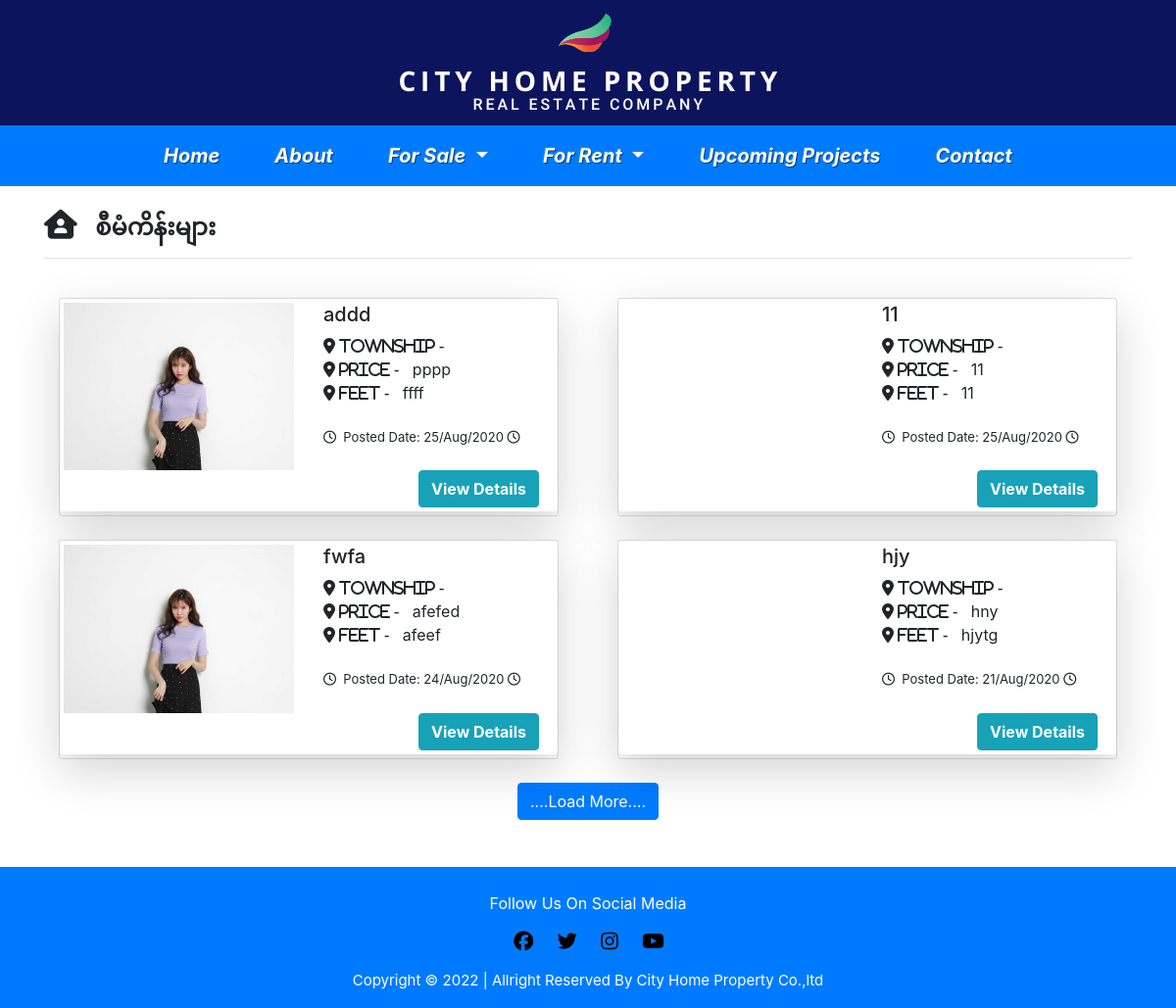
/project.php, run on the app's committed database.
### tables this page shows
CREATE TABLE `project` (
  `id` int(20) NOT NULL,
  `address` varchar(250) NOT NULL,
  `township` varchar(250) NOT NULL,
  `price` varchar(250) NOT NULL,
  `room` varchar(200) NOT NULL,
  `feet` varchar(12) NOT NULL,
  `description` text NOT NULL,
  `sold` int(2) NOT NULL DEFAULT '0',
  `img1` text NOT NULL,
  `img2` text NOT NULL,
  `img3` text NOT NULL,
  `img4` text NOT NULL,
  `img5` text NOT NULL,
  `img6` text NOT NULL,
  `img7` text NOT NULL,
  `created` timestamp NOT NULL DEFAULT CURRENT_TIMESTAMP,
  `updated` timestamp NOT NULL DEFAULT CURRENT_TIMESTAMP
);

### project.php (the view, shortened to what this page needs)
<!DOCTYPE html>
<html lang="en">
<head>
  <?php
    include('pages/head.php');
      require_once('cityhome-admin/db.php');
      $sql = "SELECT * FROM project ORDER BY id DESC LIMIT 4";
      $projectQ = mysqli_query($dbcon,$sql);
  ?>
</head>
<body>
<?php include('pages/nav.php'); ?>
 <br>
<div class="container mycard">
    <div>
 <h4 > <i class="fas fa-house-user" style="font-size: 30px;"></i>&nbsp;&nbsp;<b><Sale> စီမံကိန်းများ</Sale></b></h4>
<hr>
</div>
 </div>
  <br>
<div class="container">
  <div class="row" id="postappend">
    <?php while($upProject = mysqli_fetch_assoc($projectQ)){
    ?>
      <div class="col-md-6">
      <div class="container">
        <div class="card">
          <div class="shadow-lg p-1 mb-1 bg-white rounded">
            <div class="row">
              <div class="col-md-6">
                <div class="abc" style="background-image: url('cityhome-admin/project/<?php echo $upProject['img1']; ?>'); height: 100%; background-size: cover;">
                </div>
                </div><br><br>
                <div class="col-md-6">
                  <div class="pclr">
                    <h5 ><?php echo $upProject['address']; ?></h5>
                    <i class="fas fa-map-marker-alt">&nbsp;Township - </i>&nbsp;&nbsp;&nbsp;<?php echo $upProject['township']; ?>
                    <br>
                    <i class="fas fa-map-marker-alt">&nbsp;Price - </i>&nbsp;&nbsp;&nbsp;<?php echo $upProject['price']; ?>
                    <br>
                    <i class="fas fa-map-marker-alt">&nbsp;Feet - </i>&nbsp;&nbsp;&nbsp;<?php echo $upProject['feet']; ?>
                    <br>
                  </div>
                    <br>
                  <div class="post">
                      <i class="far fa-clock"></i>&nbsp;&nbsp;Posted Date:  <?php echo date('d/M/Y',strtotime($upProject['created'])); ?> <i class="far fa-clock"></i>
                  </div>
                  <br>
                </div>
                <div class="container">
                  <div class="app">
                    <div class="col-md-12">
                      <div class="spa">
                        <a href="pjdetail.php?projectId=<?php echo $upProject['id']; ?>" class="btn btn-info"><b>View Details</b></a>
                      </div>
                    </div>
                  </div>
                </div>
              </div>
            </div>
          </div>
        </div>
        <br>
      </div>
          <?php
                $postid = $upProject['id'];
           ?>
    <?php
    } ?>
  </div>
  </div>
 <div class="container" id="remove">
   <div  class="more-post text-center">
    <button name="morepost" id="morepost" data-postid="<?php echo $postid; ?>" class="btn btn-primary" style="text-align: center;">....Load More....</button>
  </div>
 </div>
 <br>
<br>
<?php include('pages/footer.php'); ?>
</body>
</html>

### css/style.css (style rules this page uses)
:root { --blue:#007bff; --black:#222; }
.card .card-body h4,h5 { color: var(--black)!important; font-style: initial; }
.post { font-size: 13px; }
.spa { font-size: 20px; text-align: right; }
.app { background: none; height:auto; margin-left: 9px; }
.tocall form, button { background: yellow; text-align: right; }
html, body { position: relative; height: 100%; }
body { background:none; font-family: Helvetica Neue, Helvetica, Arial, sans-serif; font-size: 14px; color: #000; margin: 0; padding: 0; }

### data on the page
project: img1 (picture), address "addd", price "pppp", feet "ffff", created "25/Aug/2020"
project: address "11", price "11", feet "11", created "25/Aug/2020"
project: img1 (picture), address "fwfa", price "afefed", feet "afeef", created "24/Aug/2020"
project: address "hjy", price "hny", feet "hjytg", created "21/Aug/2020"

### other printed values
Date('Y') "2022"
